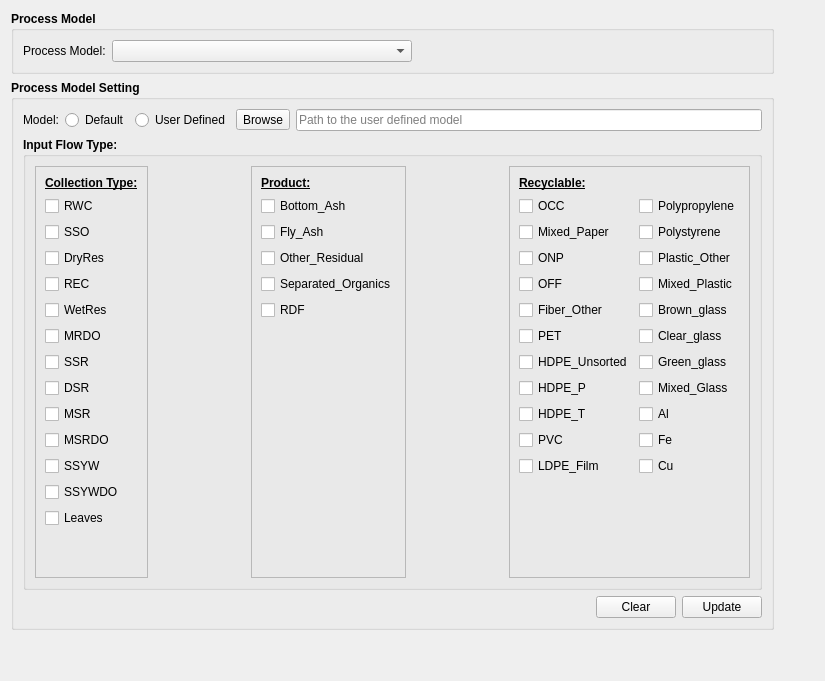
          <widget class="QWidget" name="PM_PMTab">
           <attribute name="title">
            <string>Process Models</string>
           </attribute>
           <layout class="QGridLayout" name="gridLayout_22">
            <item row="0" column="0">
             <widget class="QGroupBox" name="groupBox_3">
              <property name="font">
               <font>
                <weight>75</weight>
                <bold>true</bold>
                <kerning>true</kerning>
               </font>
              </property>
              <property name="title">
               <string>Process Model</string>
              </property>
              <layout class="QGridLayout" name="gridLayout_24">
               <item row="0" column="2">
                <spacer name="horizontalSpacer_5">
                 <property name="orientation">
                  <enum>Qt::Horizontal</enum>
                 </property>
                 <property name="sizeHint" stdset="0">
                  <size>
                   <width>350</width>
                   <height>20</height>
                  </size>
                 </property>
                </spacer>
               </item>
               <item row="0" column="1">
                <widget class="QComboBox" name="PM">
                 <property name="sizePolicy">
                  <sizepolicy hsizetype="Preferred" vsizetype="Preferred">
                   <horstretch>0</horstretch>
                   <verstretch>0</verstretch>
                  </sizepolicy>
                 </property>
                 <property name="minimumSize">
                  <size>
                   <width>300</width>
                   <height>0</height>
                  </size>
                 </property>
                 <property name="font">
                  <font>
                   <weight>50</weight>
                   <bold>false</bold>
                   <kerning>true</kerning>
                  </font>
                 </property>
                </widget>
               </item>
               <item row="0" column="0">
                <widget class="QLabel" name="label_4">
                 <property name="font">
                  <font>
                   <weight>50</weight>
                   <bold>false</bold>
                   <kerning>true</kerning>
                  </font>
                 </property>
                 <property name="text">
                  <string>Process Model:</string>
                 </property>
                </widget>
               </item>
              </layout>
             </widget>
            </item>
            <item row="1" column="0">
             <widget class="QGroupBox" name="groupBox">
              <property name="font">
               <font>
                <weight>75</weight>
                <bold>true</bold>
                <kerning>true</kerning>
               </font>
              </property>
              <property name="title">
               <string>Process Model Setting</string>
              </property>
              <layout class="QGridLayout" name="gridLayout_6">
               <item row="0" column="0">
                <widget class="QLabel" name="label_6">
                 <property name="font">
                  <font>
                   <weight>50</weight>
                   <bold>false</bold>
                   <kerning>true</kerning>
                  </font>
                 </property>
                 <property name="text">
                  <string>Model:</string>
                 </property>
                </widget>
               </item>
               <item row="0" column="1">
                <widget class="QRadioButton" name="IT_Default">
                 <property name="font">
                  <font>
                   <weight>50</weight>
                   <bold>false</bold>
                   <kerning>true</kerning>
                  </font>
                 </property>
                 <property name="text">
                  <string>Default</string>
                 </property>
                </widget>
               </item>
               <item row="0" column="2">
                <widget class="QRadioButton" name="IT_UserDefine">
                 <property name="font">
                  <font>
                   <weight>50</weight>
                   <bold>false</bold>
                   <kerning>true</kerning>
                  </font>
                 </property>
                 <property name="text">
                  <string>User Defined</string>
                 </property>
                </widget>
               </item>
               <item row="0" column="3">
                <widget class="QToolButton" name="IT_BR">
                 <property name="font">
                  <font>
                   <weight>50</weight>
                   <bold>false</bold>
                   <kerning>true</kerning>
                  </font>
                 </property>
                 <property name="text">
                  <string>Browse</string>
                 </property>
                </widget>
               </item>
               <item row="0" column="4">
                <widget class="QLineEdit" name="IT_FName">
                 <property name="font">
                  <font>
                   <weight>50</weight>
                   <bold>false</bold>
                   <kerning>true</kerning>
                  </font>
                 </property>
                 <property name="placeholderText">
                  <string>Path to the user defined model</string>
                 </property>
                </widget>
               </item>
               <item row="1" column="0" colspan="5">
                <widget class="QGroupBox" name="groupBox_2">
                 <property name="minimumSize">
                  <size>
                   <width>400</width>
                   <height>330</height>
                  </size>
                 </property>
                 <property name="title">
                  <string>Input Flow Type:</string>
                 </property>
                 <layout class="QGridLayout" name="gridLayout_23">
                  <item row="0" column="1">
                   <spacer name="horizontalSpacer_7">
                    <property name="orientation">
                     <enum>Qt::Horizontal</enum>
                    </property>
                    <property name="sizeHint" stdset="0">
                     <size>
                      <width>40</width>
                      <height>20</height>
                     </size>
                    </property>
                   </spacer>
                  </item>
                  <item row="0" column="4">
                   <widget class="QFrame" name="frame_13">
                    <property name="font">
                     <font>
                      <weight>50</weight>
                      <bold>false</bold>
                      <kerning>true</kerning>
                     </font>
                    </property>
                    <property name="frameShape">
                     <enum>QFrame::StyledPanel</enum>
                    </property>
                    <property name="frameShadow">
                     <enum>QFrame::Raised</enum>
                    </property>
                    <layout class="QGridLayout" name="gridLayout_27">
                     <item row="4" column="0">
                      <widget class="QCheckBox" name="IT_OFF">
                       <property name="text">
                        <string>OFF</string>
                       </property>
                      </widget>
                     </item>
                     <item row="7" column="1">
                      <widget class="QCheckBox" name="IT_Green_glass">
                       <property name="text">
                        <string>Green_glass</string>
                       </property>
                      </widget>
                     </item>
                     <item row="1" column="0">
                      <widget class="QCheckBox" name="IT_OCC">
                       <property name="text">
                        <string>OCC</string>
                       </property>
                      </widget>
                     </item>
                     <item row="0" column="0">
                      <widget class="QLabel" name="label_24">
                       <property name="font">
                        <font>
                         <weight>75</weight>
                         <bold>true</bold>
                         <underline>true</underline>
                         <kerning>true</kerning>
                        </font>
                       </property>
                       <property name="text">
                        <string>Recyclable:</string>
                       </property>
                      </widget>
                     </item>
                     <item row="5" column="1">
                      <widget class="QCheckBox" name="IT_Brown_glass">
                       <property name="text">
                        <string>Brown_glass</string>
                       </property>
                      </widget>
                     </item>
                     <item row="10" column="0">
                      <widget class="QCheckBox" name="IT_PVC">
                       <property name="text">
                        <string>PVC</string>
                       </property>
                      </widget>
                     </item>
                     <item row="9" column="1">
                      <widget class="QCheckBox" name="IT_Al">
                       <property name="text">
                        <string>Al</string>
                       </property>
                      </widget>
                     </item>
                     <item row="2" column="0">
                      <widget class="QCheckBox" name="IT_Mixed_Paper">
                       <property name="text">
                        <string>Mixed_Paper</string>
                       </property>
                      </widget>
                     </item>
                     <item row="10" column="1">
                      <widget class="QCheckBox" name="IT_Fe">
                       <property name="text">
                        <string>Fe</string>
                       </property>
                      </widget>
                     </item>
                     <item row="2" column="1">
                      <widget class="QCheckBox" name="IT_Polystyrene">
                       <property name="text">
                        <string>Polystyrene</string>
                       </property>
                      </widget>
                     </item>
                     <item row="8" column="0">
                      <widget class="QCheckBox" name="IT_HDPE_P">
                       <property name="text">
                        <string>HDPE_P</string>
                       </property>
                      </widget>
                     </item>
                     <item row="6" column="0">
                      <widget class="QCheckBox" name="IT_PET">
                       <property name="text">
                        <string>PET</string>
                       </property>
                      </widget>
                     </item>
                     <item row="5" column="0">
                      <widget class="QCheckBox" name="IT_Fiber_Other">
                       <property name="text">
                        <string>Fiber_Other</string>
                       </property>
                      </widget>
                     </item>
                     <item row="8" column="1">
                      <widget class="QCheckBox" name="IT_Mixed_Glass">
                       <property name="text">
                        <string>Mixed_Glass</string>
                       </property>
                      </widget>
                     </item>
                     <item row="11" column="1">
                      <widget class="QCheckBox" name="IT_Cu">
                       <property name="text">
                        <string>Cu</string>
                       </property>
                      </widget>
                     </item>
                     <item row="3" column="1">
                      <widget class="QCheckBox" name="IT_Plastic_Other">
                       <property name="text">
                        <string>Plastic_Other</string>
                       </property>
                      </widget>
                     </item>
                     <item row="3" column="0">
                      <widget class="QCheckBox" name="IT_ONP">
                       <property name="text">
                        <string>ONP</string>
                       </property>
                      </widget>
                     </item>
                     <item row="1" column="1">
                      <widget class="QCheckBox" name="IT_Polypropylene">
                       <property name="text">
                        <string>Polypropylene</string>
                       </property>
                      </widget>
                     </item>
                     <item row="7" column="0">
                      <widget class="QCheckBox" name="IT_HDPE_Unsorted">
                       <property name="text">
                        <string>HDPE_Unsorted</string>
                       </property>
                      </widget>
                     </item>
                     <item row="4" column="1">
                      <widget class="QCheckBox" name="IT_Mixed_Plastic">
                       <property name="text">
                        <string>Mixed_Plastic</string>
                       </property>
                      </widget>
                     </item>
                     <item row="9" column="0">
                      <widget class="QCheckBox" name="IT_HDPE_T">
                       <property name="text">
                        <string>HDPE_T</string>
                       </property>
                      </widget>
                     </item>
                     <item row="6" column="1">
                      <widget class="QCheckBox" name="IT_Clear_glass">
                       <property name="text">
                        <string>Clear_glass</string>
                       </property>
                      </widget>
                     </item>
                     <item row="11" column="0">
                      <widget class="QCheckBox" name="IT_LDPE_Film">
                       <property name="text">
                        <string>LDPE_Film</string>
                       </property>
                      </widget>
                     </item>
                     <item row="12" column="0">
                      <spacer name="verticalSpacer_6">
                       <property name="orientation">
                        <enum>Qt::Vertical</enum>
                       </property>
                       <property name="sizeHint" stdset="0">
                        <size>
                         <width>20</width>
                         <height>40</height>
                        </size>
                       </property>
                      </spacer>
                     </item>
                    </layout>
                   </widget>
                  </item>
                  <item row="0" column="0">
                   <widget class="QFrame" name="frame_15">
                    <property name="font">
                     <font>
                      <weight>50</weight>
                      <bold>false</bold>
                      <kerning>true</kerning>
                     </font>
                    </property>
                    <property name="frameShape">
                     <enum>QFrame::StyledPanel</enum>
                    </property>
                    <property name="frameShadow">
                     <enum>QFrame::Raised</enum>
                    </property>
                    <layout class="QGridLayout" name="gridLayout_29">
                     <item row="4" column="0">
                      <widget class="QCheckBox" name="IT_REC">
                       <property name="text">
                        <string>REC</string>
                       </property>
                      </widget>
                     </item>
                     <item row="10" column="0">
                      <widget class="QCheckBox" name="IT_MSRDO">
                       <property name="text">
                        <string>MSRDO</string>
                       </property>
                      </widget>
                     </item>
                     <item row="13" column="0">
                      <widget class="QCheckBox" name="IT_LV">
                       <property name="text">
                        <string>Leaves</string>
                       </property>
                      </widget>
                     </item>
                     <item row="2" column="0">
                      <widget class="QCheckBox" name="IT_SSO">
                       <property name="text">
                        <string>SSO</string>
                       </property>
                      </widget>
                     </item>
                     <item row="1" column="0">
                      <widget class="QCheckBox" name="IT_RWC">
                       <property name="sizePolicy">
                        <sizepolicy hsizetype="Minimum" vsizetype="Fixed">
                         <horstretch>0</horstretch>
                         <verstretch>0</verstretch>
                        </sizepolicy>
                       </property>
                       <property name="text">
                        <string>RWC</string>
                       </property>
                      </widget>
                     </item>
                     <item row="9" column="0">
                      <widget class="QCheckBox" name="IT_MSR">
                       <property name="text">
                        <string>MSR</string>
                       </property>
                      </widget>
                     </item>
                     <item row="3" column="0">
                      <widget class="QCheckBox" name="IT_DryRes">
                       <property name="sizePolicy">
                        <sizepolicy hsizetype="Minimum" vsizetype="Fixed">
                         <horstretch>0</horstretch>
                         <verstretch>0</verstretch>
                        </sizepolicy>
                       </property>
                       <property name="text">
                        <string>DryRes</string>
                       </property>
                      </widget>
                     </item>
                     <item row="12" column="0">
                      <widget class="QCheckBox" name="IT_SSYWDO">
                       <property name="text">
                        <string>SSYWDO</string>
                       </property>
                      </widget>
                     </item>
                     <item row="5" column="0">
                      <widget class="QCheckBox" name="IT_WetRes">
                       <property name="text">
                        <string>WetRes</string>
                       </property>
                      </widget>
                     </item>
                     <item row="6" column="0">
                      <widget class="QCheckBox" name="IT_MRDO">
                       <property name="text">
                        <string>MRDO</string>
                       </property>
                      </widget>
                     </item>
                     <item row="11" column="0">
                      <widget class="QCheckBox" name="IT_SSYW">
                       <property name="text">
                        <string>SSYW</string>
                       </property>
                      </widget>
                     </item>
                     <item row="7" column="0">
                      <widget class="QCheckBox" name="IT_SSR">
                       <property name="text">
                        <string>SSR</string>
                       </property>
                      </widget>
                     </item>
                     <item row="8" column="0">
                      <widget class="QCheckBox" name="IT_DSR">
                       <property name="text">
                        <string>DSR</string>
                       </property>
                      </widget>
                     </item>
                     <item row="0" column="0">
                      <widget class="QLabel" name="label_22">
                       <property name="font">
                        <font>
                         <weight>75</weight>
                         <italic>false</italic>
                         <bold>true</bold>
                         <underline>true</underline>
                         <kerning>true</kerning>
                        </font>
                       </property>
                       <property name="text">
                        <string>Collection Type:</string>
                       </property>
                      </widget>
                     </item>
                     <item row="14" column="0">
                      <spacer name="verticalSpacer_5">
                       <property name="orientation">
                        <enum>Qt::Vertical</enum>
                       </property>
                       <property name="sizeHint" stdset="0">
                        <size>
                         <width>20</width>
                         <height>40</height>
                        </size>
                       </property>
                      </spacer>
                     </item>
                    </layout>
                   </widget>
                  </item>
                  <item row="0" column="2">
                   <widget class="QFrame" name="frame_14">
                    <property name="font">
                     <font>
                      <weight>50</weight>
                      <bold>false</bold>
                      <kerning>true</kerning>
                     </font>
                    </property>
                    <property name="frameShape">
                     <enum>QFrame::StyledPanel</enum>
                    </property>
                    <property name="frameShadow">
                     <enum>QFrame::Raised</enum>
                    </property>
                    <layout class="QGridLayout" name="gridLayout_28">
                     <item row="4" column="0">
                      <widget class="QCheckBox" name="IT_Separated_Organics">
                       <property name="text">
                        <string>Separated_Organics</string>
                       </property>
                      </widget>
                     </item>
                     <item row="0" column="0">
                      <widget class="QLabel" name="label_23">
                       <property name="font">
                        <font>
                         <weight>75</weight>
                         <bold>true</bold>
                         <underline>true</underline>
                         <kerning>true</kerning>
                        </font>
                       </property>
                       <property name="text">
                        <string>Product:</string>
                       </property>
                      </widget>
                     </item>
                     <item row="2" column="0">
                      <widget class="QCheckBox" name="IT_Fly_Ash">
                       <property name="text">
                        <string>Fly_Ash</string>
                       </property>
                      </widget>
                     </item>
                     <item row="1" column="0">
                      <widget class="QCheckBox" name="IT_Bottom_Ash">
                       <property name="text">
                        <string>Bottom_Ash</string>
                       </property>
                      </widget>
                     </item>
                     <item row="6" column="0">
                      <spacer name="verticalSpacer_7">
                       <property name="orientation">
                        <enum>Qt::Vertical</enum>
                       </property>
                       <property name="sizeHint" stdset="0">
                        <size>
                         <width>20</width>
                         <height>40</height>
                        </size>
                       </property>
                      </spacer>
                     </item>
                     <item row="3" column="0">
                      <widget class="QCheckBox" name="IT_Other_Residual">
                       <property name="text">
                        <string>Other_Residual</string>
                       </property>
                      </widget>
                     </item>
                     <item row="5" column="0">
                      <widget class="QCheckBox" name="IT_RDF">
                       <property name="text">
                        <string>RDF</string>
                       </property>
                      </widget>
                     </item>
                    </layout>
                   </widget>
                  </item>
                  <item row="0" column="3">
                   <spacer name="horizontalSpacer_8">
                    <property name="orientation">
                     <enum>Qt::Horizontal</enum>
                    </property>
                    <property name="sizeHint" stdset="0">
                     <size>
                      <width>40</width>
                      <height>20</height>
                     </size>
                    </property>
                   </spacer>
                  </item>
                 </layout>
                </widget>
               </item>
               <item row="2" column="0" colspan="5">
                <layout class="QHBoxLayout" name="horizontalLayout_11">
                 <item>
                  <spacer name="horizontalSpacer_6">
                   <property name="orientation">
                    <enum>Qt::Horizontal</enum>
                   </property>
                   <property name="sizeHint" stdset="0">
                    <size>
                     <width>40</width>
                     <height>20</height>
                    </size>
                   </property>
                  </spacer>
                 </item>
                 <item>
                  <widget class="QPushButton" name="Clear_PM_setting">
                   <property name="font">
                    <font>
                     <weight>50</weight>
                     <bold>false</bold>
                     <kerning>true</kerning>
                    </font>
                   </property>
                   <property name="text">
                    <string>Clear</string>
                   </property>
                   <property name="icon">
                    <iconset resource="PyWOLF_Resource.qrc">
                     <normaloff>:/ICONS/PySWOLF_ICONS/Remove.png</normaloff>:/ICONS/PySWOLF_ICONS/Remove.png</iconset>
                   </property>
                  </widget>
                 </item>
                 <item>
                  <widget class="QPushButton" name="Update_PM_setting">
                   <property name="font">
                    <font>
                     <weight>50</weight>
                     <bold>false</bold>
                     <kerning>true</kerning>
                    </font>
                   </property>
                   <property name="text">
                    <string>Update</string>
                   </property>
                   <property name="icon">
                    <iconset resource="PyWOLF_Resource.qrc">
                     <normaloff>:/ICONS/PySWOLF_ICONS/Update.png</normaloff>:/ICONS/PySWOLF_ICONS/Update.png</iconset>
                   </property>
                  </widget>
                 </item>
                </layout>
               </item>
              </layout>
             </widget>
            </item>
            <item row="1" column="1">
             <spacer name="horizontalSpacer_4">
              <property name="orientation">
               <enum>Qt::Horizontal</enum>
              </property>
              <property name="sizeHint" stdset="0">
               <size>
                <width>40</width>
                <height>20</height>
               </size>
              </property>
             </spacer>
            </item>
            <item row="2" column="0">
             <spacer name="verticalSpacer">
              <property name="orientation">
               <enum>Qt::Vertical</enum>
              </property>
              <property name="sizeHint" stdset="0">
               <size>
                <width>20</width>
                <height>40</height>
               </size>
              </property>
             </spacer>
            </item>
           </layout>
          </widget>
